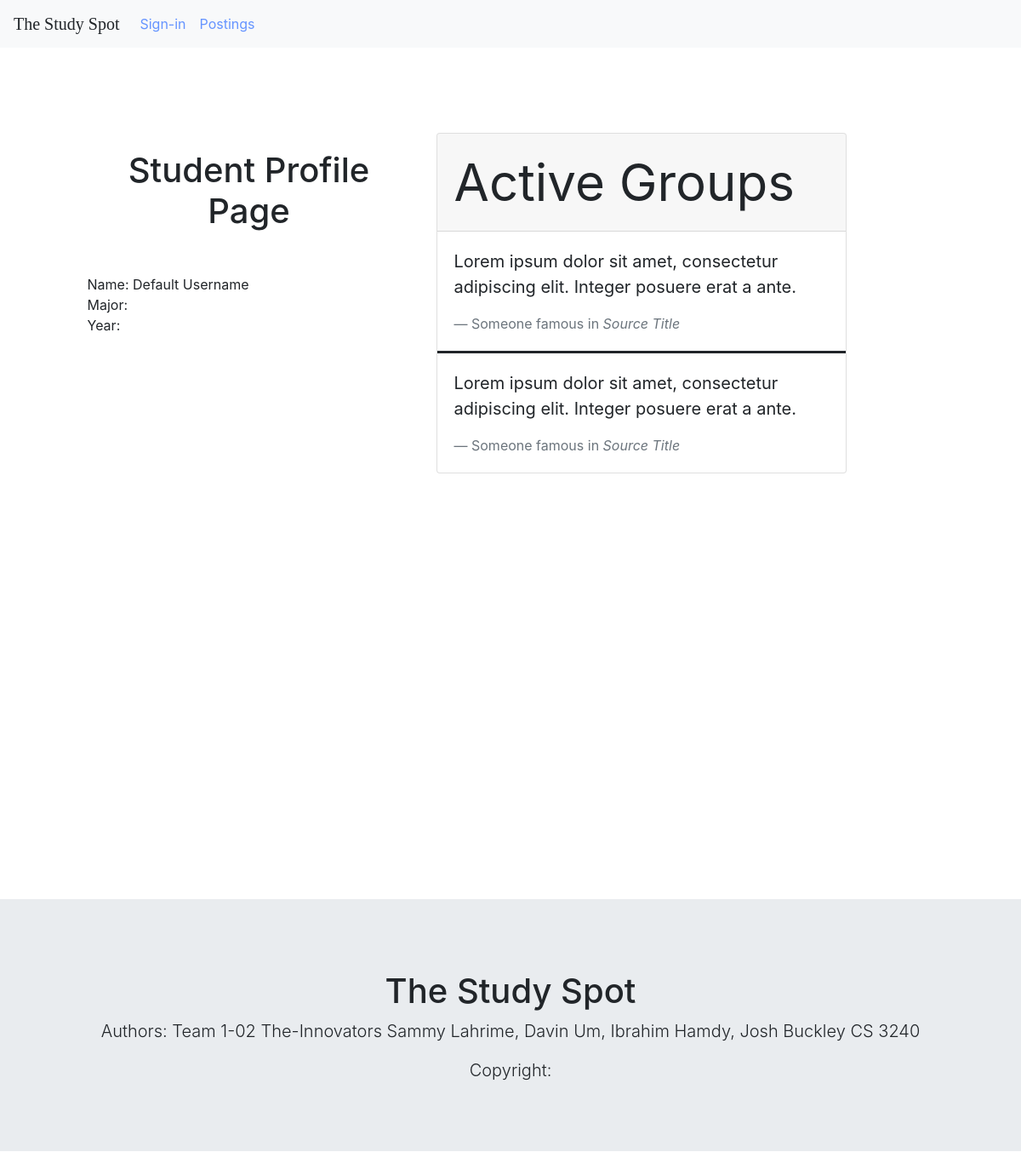
Page /1/profile_page/ on the earlier database version.
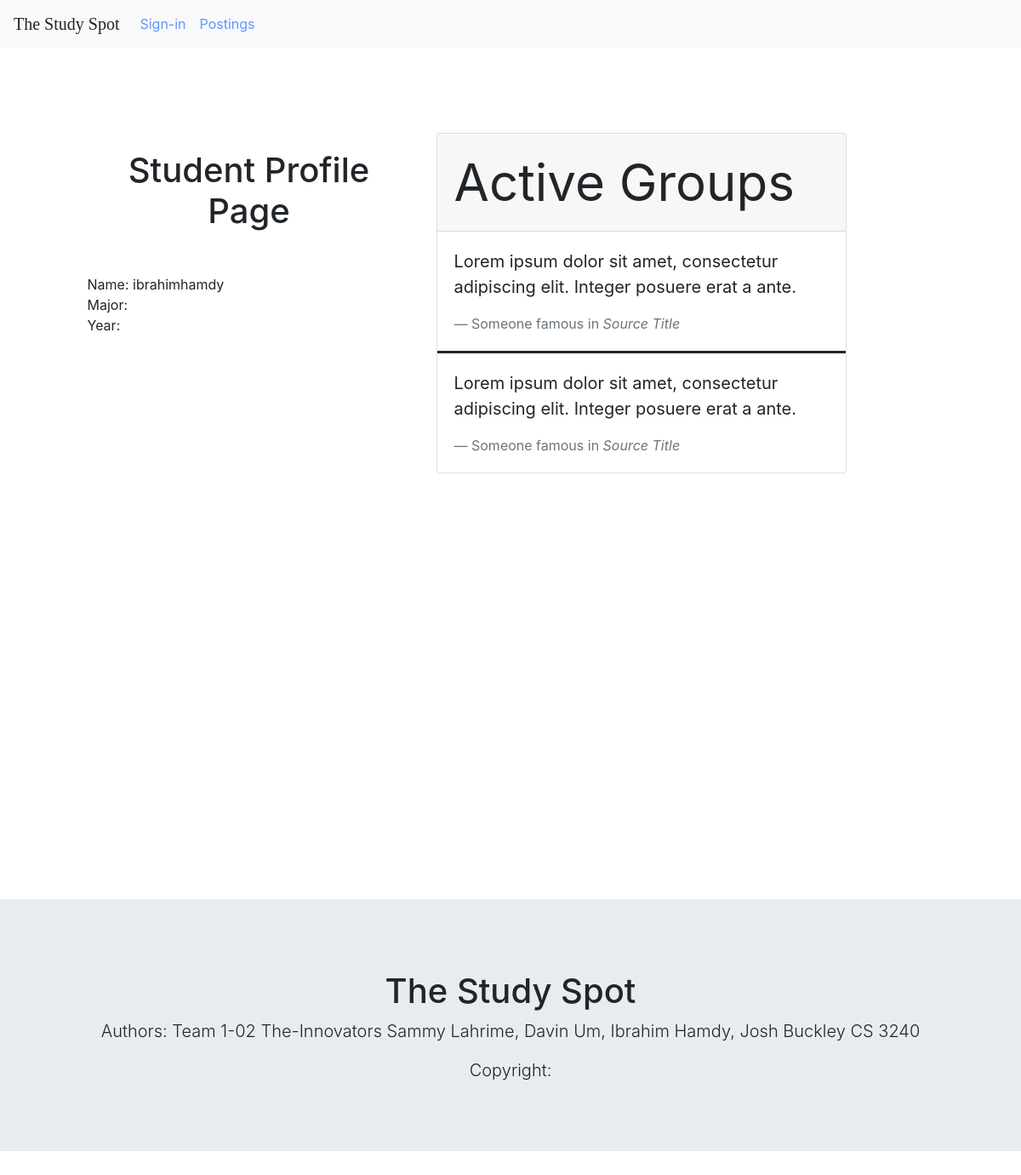
Same page on the later database version.
### StudyForum/models.py (models this page shows)
class User(AbstractUser):
    description = models.CharField(max_length = 100, default='Sammy')
    somethingplease = models.CharField(max_length = 100, default="please work")

### StudyForum/views.py (the view)
# urls.py: path('<int:id>/profile_page/', views.profile_page, name = 'profile_page'),
def profile_page(request, id):
    profile = User.objects.get(id=id)
    return render(request, 'studyforum/profile_page.html', {'profile': profile})

### StudyForum/templates/studyforum/profile_page.html
{% extends './global_template.html' %}
{% block content %}
<div class="row" style = "margin-top:100px">
    <div class="col-md-1">
    </div>
    <div class="col-md-4">
        <h1>Student Profile Page</h1>
        <div style = "margin-top:50px">
        <div class="p">
            Name: {{profile.username}}
        </div>
        <div class="p">
            Major:
        </div>
        <div class="p">
            Year:
        </div>
        </div>
    </div>
    <div class="col-md-5">
<div class="card">
  <div class="card-header" style = "font-size:60px">
    Active Groups
  </div>
  <div class="card-body" style = "border-bottom:solid">
    <blockquote class="blockquote mb-0">
      <p>Lorem ipsum dolor sit amet, consectetur adipiscing elit. Integer posuere erat a ante.</p>
      <footer class="blockquote-footer">Someone famous in <cite title="Source Title">Source Title</cite></footer>
    </blockquote>
  </div>
    <div class="card-body">
    <blockquote class="blockquote mb-0">
      <p>Lorem ipsum dolor sit amet, consectetur adipiscing elit. Integer posuere erat a ante.</p>
      <footer class="blockquote-footer">Someone famous in <cite title="Source Title">Source Title</cite></footer>
    </blockquote>
  </div>
</div>
    </div>
    <div class="col-md-1">
    </div>
</div>
{% endblock %}

Differences in the rows shown:
changed User: username "Default Username" → "ibrahimhamdy"
